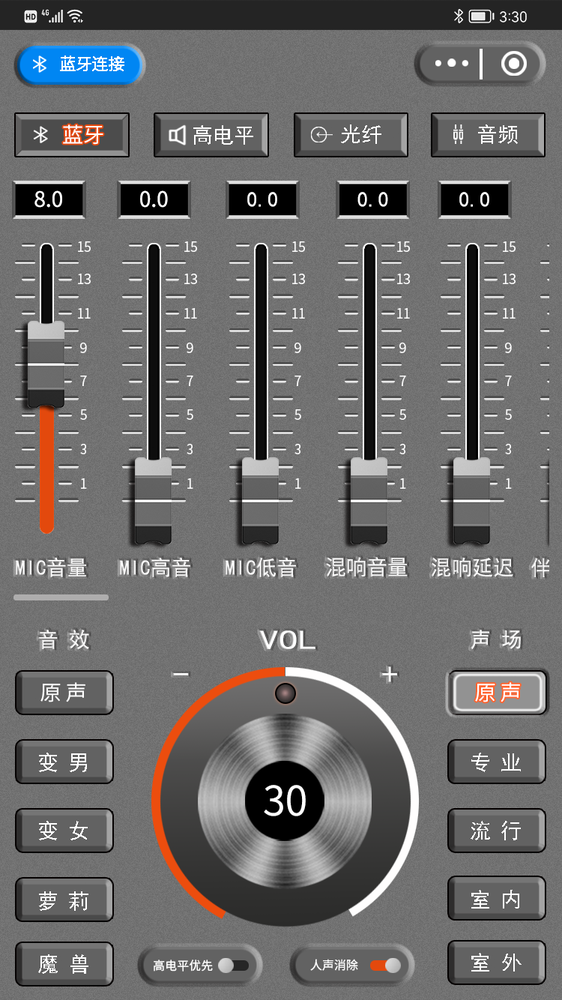
#> input picture Photos/dada.png, 562 x 1000 px, shrunk from 750 x 1334 before the run
$ python read.py
#> lines starting #> are read from the running program, lines starting #| are printed output that depends on the picture; after the words box and inside, x2 and y2 are one past the last pixel; in counts of white or black regions, pixels touching at a corner belong together
import cv2

img1 = cv2.imread('Photos/dada.png')
#> img1 is the input picture: shape (1000, 562, 3); mean B, G, R 107.8, 107.7, 108.5
img2 = cv2.imread('Photos/dad2.png')
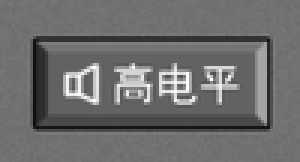
#> input picture Photos/dad2.png, 100 x 54 px, shrunk from 133 x 72 before the run (shown 3 times larger)
#> img2 is the input picture: shape (54, 100, 3); mean B, G, R 109.1, 109.1, 109.3
# 使用SIFT算法获取图像特征的关键点和描述符
sift = cv2.xfeatures2d.SIFT_create()
kp1, des1 = sift.detectAndCompute(img1, None)
#> kp1 = 1313 keypoints; strongest (x, y, size): (48, 205, 2.1), (154, 205, 2.1), (266, 812, 2.6), (267, 788, 2.6)
kp2, des2 = sift.detectAndCompute(img2, None)
#> kp2 = 28 keypoints; strongest (x, y, size): (31, 22, 1.9), (26, 25, 1.9), (29, 30, 2.4), (29, 26, 2.4)

# 定义FLANN匹配器
indexParams = dict(algorithm=0, trees=10)
searchParams = dict(checks=50)
flann = cv2.FlannBasedMatcher(indexParams, searchParams)
# 使用KNN算法实现图像匹配，并对匹配结果排序
matches = flann.knnMatch(des1, des2, k=2)
#> matches = 1313 matches
matches = sorted(matches, key=lambda x: x[0].distance)

# 去除错误匹配，0.5是系数，系数大小不同，匹配的结果页不同
goodMatches = []
for m, n in matches:
    if m.distance < 0.5 * n.distance:
        goodMatches.append(m)
#> after the loop, goodMatches = 28 matches

# 获取某个点的坐标位置
# index是获取匹配结果的中位数
index = int(len(goodMatches) / 2)
#> index = 14
# queryIdx是目标图像的描述符索引
x, y = kp1[goodMatches[index].queryIdx].pt
#> x = 180.2; y = 137.8
# 将坐标位置勾画在2.png图片上，并显示
cv2.rectangle(img1, (int(x), int(y)), (int(x) + 20, int(y) + 20), (0, 255, 0), 2)
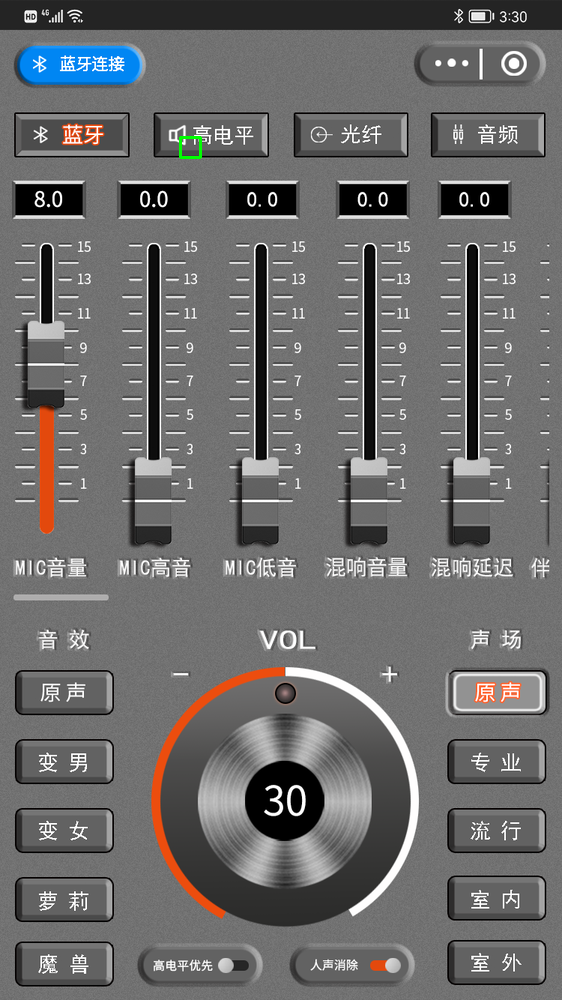
#> img1: shape (1000, 562, 3); 0.04% of pixels changed, all inside (x1, y1, x2, y2) = (179, 136, 202, 159)
cv2.imshow('baofeng', img1)
cv2.waitKey()
